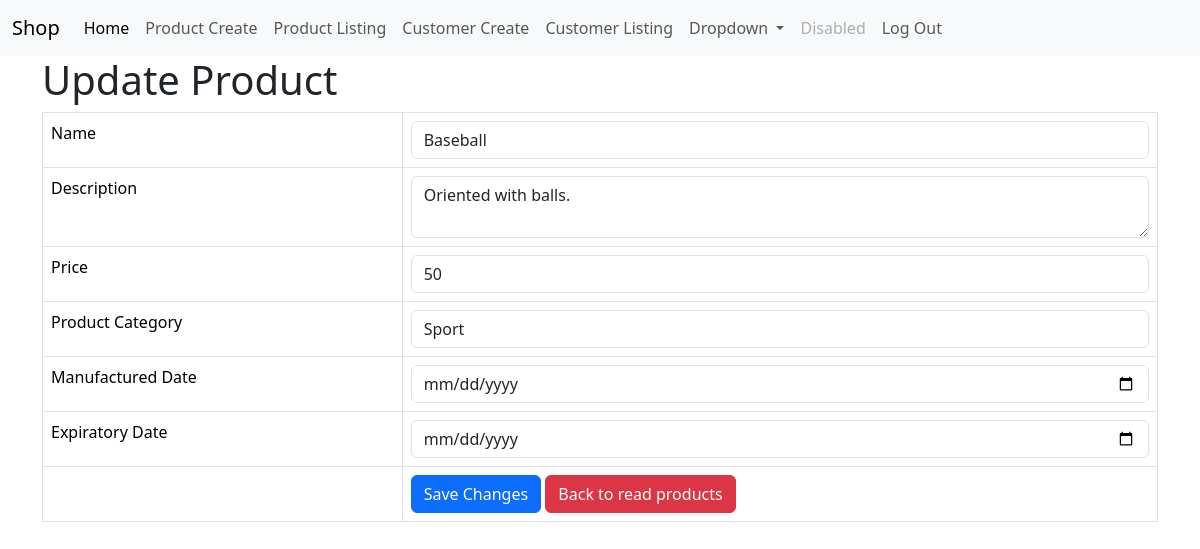
Page /product_update.php?id=8 (signed in) on the earlier database version.
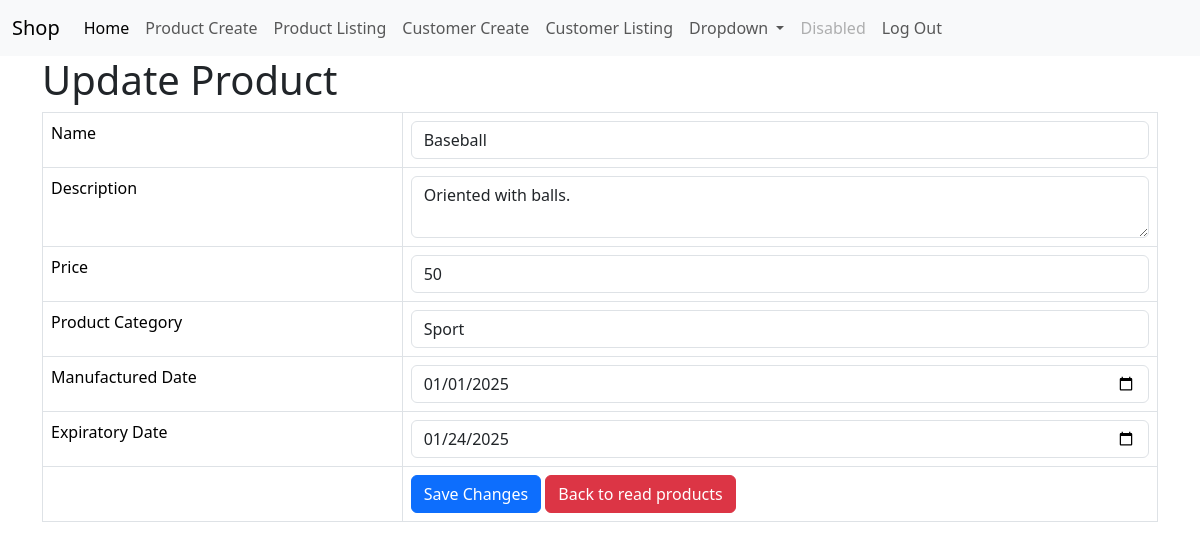
Same page on the later database version.
### tables this page shows
CREATE TABLE IF NOT EXISTS `products` (
  `id` int NOT NULL AUTO_INCREMENT,
  `name` varchar(50) NOT NULL,
  `description` text NOT NULL,
  `product_cat` int NOT NULL,
  `price` double NOT NULL,
  `manufacture_date` date NOT NULL,
  `expired_date` date NOT NULL,
  `created` datetime NOT NULL,
  `modified` timestamp NOT NULL,
  PRIMARY KEY (`id`)
);

### product_update.php (the view, shortened to what this page needs)
<!DOCTYPE HTML>
<html>
<?php
include 'menu.php';
?>
<head>
    <link href="https://cdn.jsdelivr.net/npm/bootstrap@5.3.3/dist/css/bootstrap.min.css" rel="stylesheet">
</head>
<body>
    <div class="container">
        <div class="page-header">
            <h1>Update Product</h1>
        </div>
        <?php
        $id = isset($_GET['id']) ? $_GET['id'] : die('ERROR: Record ID not found.');
        include 'config/database.php';
        try {
            $query = "SELECT id, name, description, price, product_cat, manufacture_date, expired_date FROM products WHERE id = ? LIMIT 0,1";
            $stmt = $con->prepare($query);
            $stmt->bindParam(1, $id);
            $stmt->execute();
            $row = $stmt->fetch(PDO::FETCH_ASSOC);
            $name = $row['name'];
            $description = $row['description'];
            $price = $row['price'];
            $product_cat = $row['product_cat'];
            $manufacture_date = $row['manufacture_date'];
            $expired_date = $row['expired_date'];
        }
        catch (PDOException $exception) {
            die('ERROR: ' . $exception->getMessage());
        }
        ?>
        <form action="<?php echo htmlspecialchars($_SERVER["PHP_SELF"] . "?id={$id}"); ?>" method="post">
            <table class='table table-hover table-responsive table-bordered'>
                <tr>
                    <td>Name</td>
                    <td><input type='text' name='name' value="<?php echo $name; ?>" class='form-control' /></td>
                </tr>
                <tr>
                    <td>Description</td>
                    <td><textarea name='description' class='form-control'><?php echo $description; ?></textarea></td>
                </tr>
                <tr>
                    <td>Price</td>
                    <td><input type='text' name='price' value="<?php echo $price; ?>" class='form-control' /></td>
                </tr>
                <tr>
                    <td>Product Category</td>
                    <td>
                        <select name='product_cat' class='form-control'>
                            <?php
                            $cat_query = "SELECT product_cat_id, product_cat_name FROM product_cat";
                            $cat_stmt = $con->prepare($cat_query);
                            $cat_stmt->execute();
                            while ($cat_row = $cat_stmt->fetch(PDO::FETCH_ASSOC)) {
                                $selected = ($cat_row['product_cat_id'] == $product_cat) ? "selected" : "";
                                echo "<option value='{$cat_row['product_cat_id']}' {$selected}>{$cat_row['product_cat_name']}</option>";
                            }
                            ?>
                        </select>
                    </td>
                </tr>
                <tr>
                    <td>Manufactured Date</td>
                    <td><input type='date' name='manufacture_date' value="<?php echo $manufacture_date; ?>"
                            class='form-control' />
                    </td>
                </tr>
                <tr>
                    <td>Expiratory Date</td>
                    <td><input type='date' name='expired_date' value="<?php echo $expired_date; ?>"
                            class='form-control' />
                    </td>
                </tr>
                <tr>
                    <td></td>
                    <td>
                        <input type='submit' value='Save Changes' class='btn btn-primary' />
                        <a href='product_listing.php' class='btn btn-danger'>Back to read products</a>
                    </td>
                </tr>
            </table>
        </form>
    </div>
</body>
</html>

Differences in the rows shown:
changed products "Baseball": manufacture_date (not shown) → "01/01/2025"; expired_date (not shown) → "01/24/2025"
